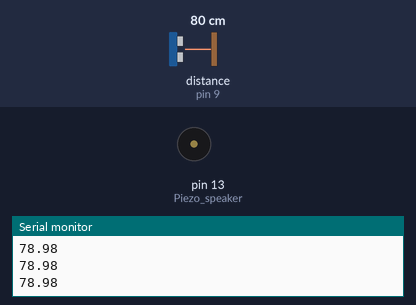
Simulated run of this sketch. Board: Arduino Uno, built with avr-gcc and run on an emulated ATmega328P. Parts: buzzer (waves = sounding), the last lines printed to the serial monitor. Wiring (inferred from the names in the program): ultrasonic range finder: trigger pin 8; echo pin 9. The test bench sets the inputs (shaded band); at power-on: distance to the obstacle (sensor on pin 9) 80 cm. The echo pulse lasts 58.3 µs per cm.

Above: at 1.2 s.
1.3 s: distance to the obstacle (sensor on pin 9) set to 45 cm
2.8 s: distance to the obstacle (sensor on pin 9) set to 37 cm
At 3.5 s:
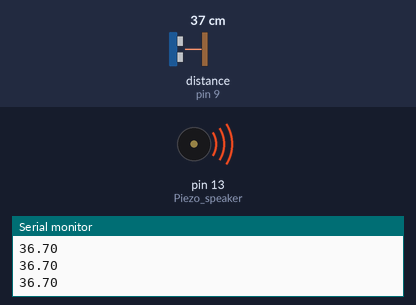
Timing chart, 0 to 5.8 s (numbered marks = the images above; inputs shaded):
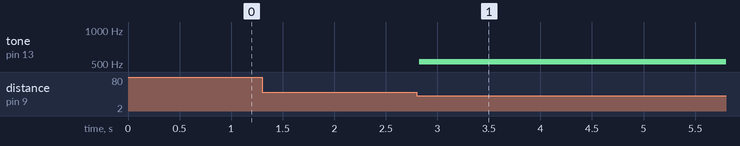

Measured:
- the behaviour switches between 41 and 40 cm on distance to the obstacle (sensor on pin 9) (found by bisection; images 0 and 1)
- after the input at 2.8 s, tone on pin 13 (Piezo_speaker): silent → 523 Hz at once

The sketch:

sketch_ultrasonic_piano.ino
```cpp
const int melody[] = {262,294,330,349,392,440,494,523};

void setup() {
  pinMode(13, OUTPUT);  // Piezo speaker
  pinMode(8, OUTPUT);   // Trigger
  pinMode(9, INPUT);    // Echo
  Serial.begin(9600);
}

void loop() {
  digitalWrite(8, LOW);
  delayMicroseconds(2);
  digitalWrite(8, HIGH);
  delayMicroseconds(10);
  digitalWrite(8, LOW);

  double duration = pulseIn(9, HIGH);
  double cm = duration*340/10000/2;
  Serial.println(cm);

  if(cm < 5) {        // Do
    tone(13, melody[0], 1000);
  }
  else if(cm < 10) {   // Re
    tone(13, melody[1], 1000);
  }
  else if(cm < 15) {   // Mi
    tone(13, melody[2], 1000);
  }
  else if(cm < 20) {   // Fa
    tone(13, melody[3], 1000);
  }
  else if(cm < 25) {   // Sol
    tone(13, melody[4], 1000);
  }
  else if(cm < 30) {   // Ra
    tone(13, melody[5], 1000);
  }
  else if(cm < 35) {   // Si
    tone(13, melody[6], 1000);
  }
  else if(cm < 40) {   // Do
    tone(13, melody[7], 1000);
  }
  else {
    noTone(13);
  }

  delay(100);
}
```
